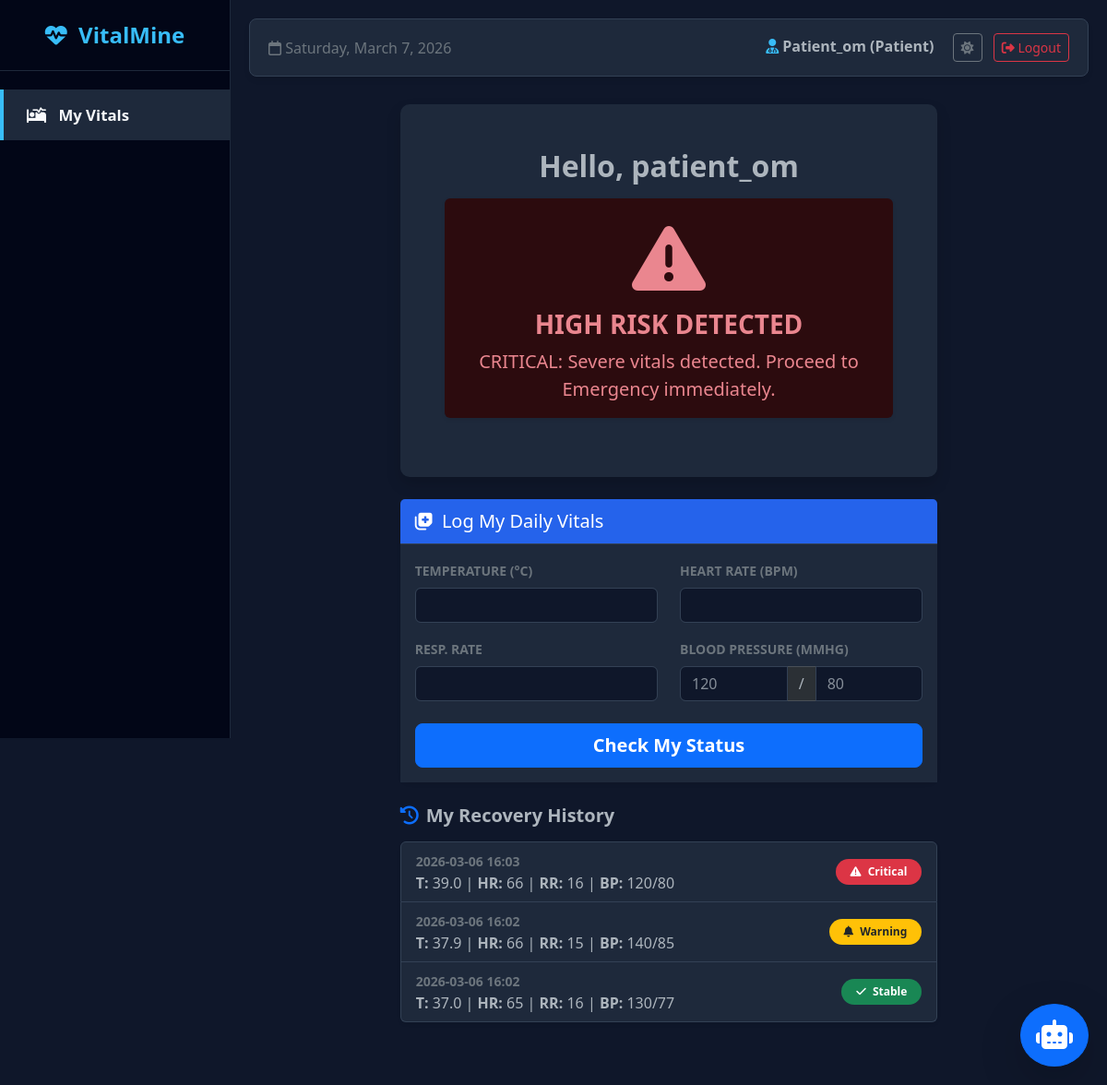
Page /patient_dashboard (signed in) on the earlier database version.
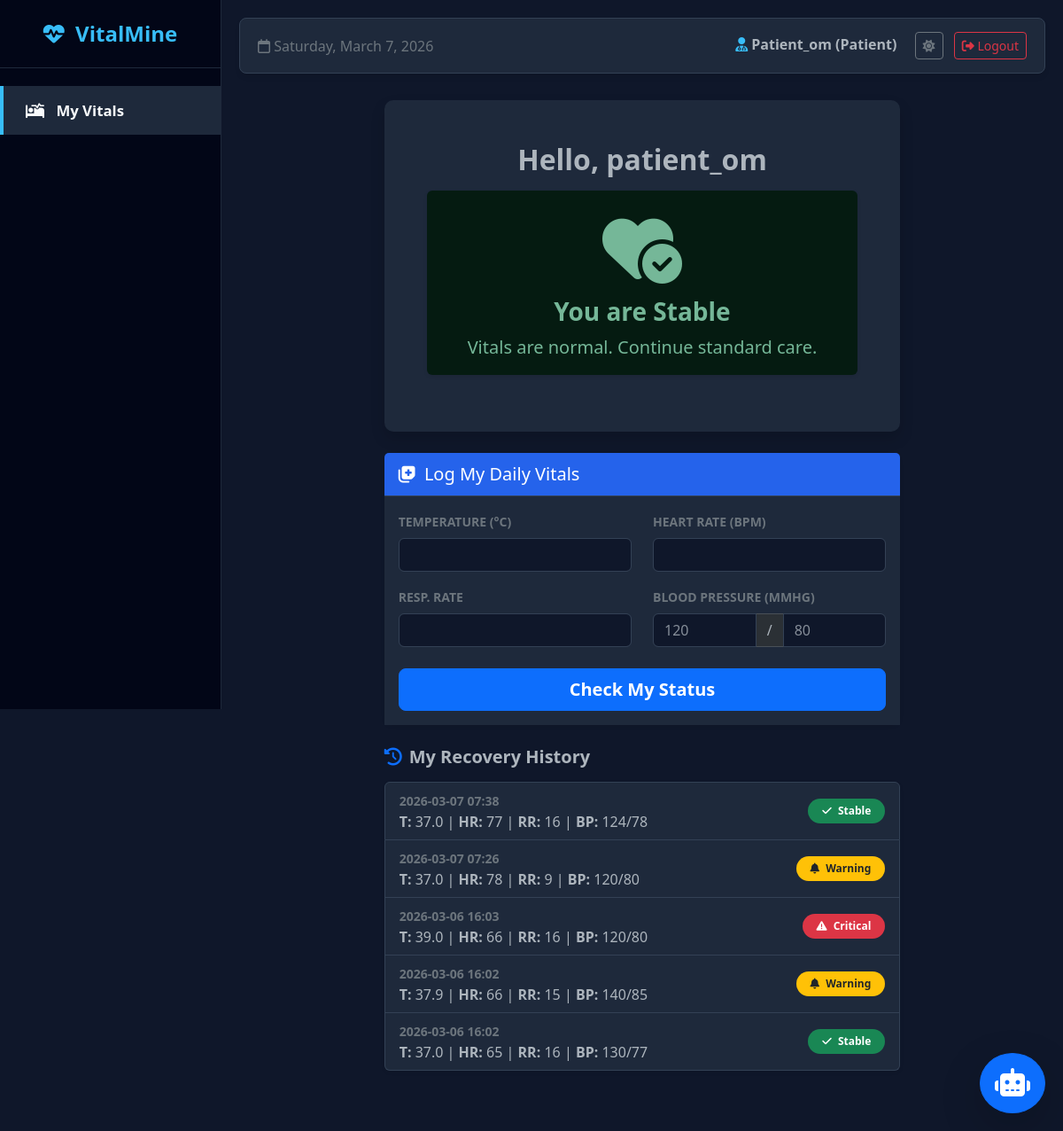
Same page on the later database version.
### models.py (models this page shows)
class User(UserMixin, db.Model):
    id = db.Column(db.Integer, primary_key=True)
    username = db.Column(db.String(100), unique=True, nullable=False)
    email = db.Column(db.String(120), unique=True, nullable=True)
    password = db.Column(db.String(100), nullable=False)
    role = db.Column(db.String(20), nullable=False, default="patient")
    age = db.Column(db.Integer, nullable=True)
    gender = db.Column(db.String(20), nullable=True)
    blood_group = db.Column(db.String(10), nullable=True)
    contact = db.Column(db.String(20), nullable=True)
    emp_id = db.Column(db.String(50), nullable=True)
    department = db.Column(db.String(50), nullable=True)
    entries = db.relationship("Entry", backref="author", lazy=True)

class Entry(db.Model):
    id = db.Column(db.Integer, primary_key=True)
    user_id = db.Column(db.Integer, db.ForeignKey("user.id"), nullable=True)
    name = db.Column(db.String(100), nullable=False)
    temp = db.Column(db.Float, nullable=False)
    hr = db.Column(db.Integer, nullable=False)
    rr = db.Column(db.Integer, nullable=False)
    sys_bp = db.Column(db.Integer, nullable=True)
    dia_bp = db.Column(db.Integer, nullable=True)
    status = db.Column(db.String(20), nullable=False)
    advice = db.Column(db.String(200), nullable=True)
    timestamp = db.Column(db.DateTime, default=datetime.utcnow)

### app.py (the view)
@app.route("/patient_dashboard")
@login_required
def patient_dashboard():
    if current_user.role != "patient":
        return redirect(url_for("home"))
    my_entries = (
        Entry.query.filter_by(user_id=current_user.id)
        .order_by(Entry.timestamp.desc())
        .all()
    )
    current_status = my_entries[0].status if my_entries else "Unknown"
    latest_advice = my_entries[0].advice if my_entries else "No data logged yet."
    return render_template(
        "patient_home.html",
        entries=my_entries,
        status=current_status,
        advice=latest_advice,
    )

### app.py (called while the page is built)
@login_manager.user_loader
def load_user(user_id):
    return db.session.get(User, int(user_id))

### templates/patient_home.html (shortened to what this page needs)
{% extends "base.html" %} {% block content %}
<div class="container mt-4">
  <div class="row mb-4">
    <div class="col-md-8 mx-auto">
      <div
        class="card shadow border-0"
        style="background-color: var(--vm-card-bg)"
      >
        <div class="card-body text-center p-5">
          <h2 class="text-body fw-bold">Hello, {{ current_user.username }}</h2>
          {% if status == 'High' or status == 'Critical' %}
          <div class="alert alert-danger mt-3 shadow-sm border-0">
            <h1 class="display-1">
              <i class="fa-solid fa-triangle-exclamation"></i>
            </h1>
            <h3 class="fw-bold">HIGH RISK DETECTED</h3>
            <p class="lead mb-0">{{ advice }}</p>
          </div>
          {% elif status == 'Stable' %}
          <div class="alert alert-success mt-3 shadow-sm border-0">
            <h1 class="display-1">
              <i class="fa-solid fa-heart-circle-check"></i>
            </h1>
            <h3 class="fw-bold">You are Stable</h3>
            <p class="lead mb-0">{{ advice }}</p>
          </div>
          {% else %}
          <div class="alert alert-secondary mt-3 border-0">
            <h3 class="fw-bold">No Data Logged Today</h3>
            <p class="mb-0">Please log your vitals below.</p>
          </div>
          {% endif %}
        </div>
      </div>
    </div>
  </div>
  <div class="row">
    <div class="col-md-8 mx-auto">
      <div class="card shadow-sm border-0">
        <div
          class="card-header text-white border-0"
          style="background-color: #2563eb !important"
        >
          <h5 class="mb-0 py-1">
            <i class="fa-solid fa-notes-medical me-1"></i> Log My Daily Vitals
          </h5>
        </div>
        <div class="card-body" style="background-color: var(--vm-card-bg)">
          <form method="POST" action="/add_vitals">
            <div class="row">
              <div class="col-6 mb-3">
                <label
                  class="form-label fw-bold text-secondary small text-uppercase"
                  >Temperature (°C)</label
                >
                <input
                  type="number"
                  step="0.1"
                  name="temperature"
                  class="form-control"
                  required
                />
              </div>
              <div class="col-6 mb-3">
                <label
                  class="form-label fw-bold text-secondary small text-uppercase"
                  >Heart Rate (bpm)</label
                >
                <input
                  type="number"
                  name="heart_rate"
                  class="form-control"
                  required
                />
              </div>
            </div>
            <div class="row">
              <div class="col-6 mb-3">
                <label
                  class="form-label fw-bold text-secondary small text-uppercase"
                  >Resp. Rate</label
                >
                <input
                  type="number"
                  name="resp_rate"
                  class="form-control"
                  required
                />
              </div>
              <div class="col-6 mb-3">
                <label
                  class="form-label fw-bold text-secondary small text-uppercase"
                  >Blood Pressure (mmHg)</label
                >
                <div class="input-group">
                  <input
                    type="number"
                    name="sys_bp"
                    class="form-control"
                    placeholder="120"
                    required
                  />
                  <span class="input-group-text">/</span>
                  <input
                    type="number"
                    name="dia_bp"
                    class="form-control"
                    placeholder="80"
                    required
                  />
                </div>
              </div>
            </div>
            <button
              type="submit"
              class="btn btn-primary w-100 btn-lg fw-bold mt-2"
            >
              Check My Status
            </button>
          </form>
        </div>
      </div>
    </div>
  </div>
  <div class="row mt-4 mb-5">
    <div class="col-md-8 mx-auto">
      <h5 class="fw-bold text-body mb-3">
        <i class="fa-solid fa-clock-rotate-left me-2 text-primary"></i>My
        Recovery History
      </h5>
      <div class="list-group shadow-sm">
        {% for entry in entries %}
        <div
          class="list-group-item d-flex justify-content-between align-items-center"
          style="
            background-color: var(--vm-card-bg);
            border-color: var(--vm-card-border);
          "
        >
          <div>
            <small class="text-secondary fw-bold"
              >{{ entry.timestamp.strftime('%Y-%m-%d %H:%M') }}</small
            ><br />
            <span class="text-body">
              <strong>T:</strong> {{ entry.temp }} | <strong>HR:</strong> {{
              entry.hr }} | <strong>RR:</strong> {{ entry.rr }} |
              <strong>BP:</strong> {{ entry.sys_bp }}/{{ entry.dia_bp }}
            </span>
          </div>
          <div>
            {% if entry.status == 'High' or entry.status == 'Critical' %}
            <span
              class="badge bg-danger rounded-pill px-3 py-2"
              style="
                animation: pulse-red 1.5s infinite;
                box-shadow: 0 0 0 0 rgba(220, 53, 69, 0.7);
              "
              ><i class="fa-solid fa-triangle-exclamation me-1"></i>
              Critical</span
            >
            {% elif entry.status == 'Warning' %}
            <span class="badge bg-warning text-dark rounded-pill px-3 py-2"
              ><i class="fa-solid fa-bell me-1"></i> Warning</span
            >
            {% else %}
            <span class="badge bg-success rounded-pill px-3 py-2"
              ><i class="fa-solid fa-check me-1"></i> Stable</span
            >
            {% endif %}
          </div>
        </div>
        {% endfor %}
      </div>
    </div>
  </div>
</div>
<div style="position: fixed; bottom: 20px; right: 20px; z-index: 1000">
  <button
    class="btn btn-primary rounded-circle shadow-lg p-3"
    type="button"
    data-bs-toggle="collapse"
    data-bs-target="#chatBox"
  >
    <i class="fa-solid fa-robot fa-2x"></i>
  </button>
</div>
{% endblock %}

### templates/base.html (shortened to what this page needs)
<!doctype html>
<html lang="en" data-bs-theme="dark">
  <head>
    <link
      href="https://cdn.jsdelivr.net/npm/bootstrap@5.3.0/dist/css/bootstrap.min.css"
      rel="stylesheet"
    />
    <link
      rel="stylesheet"
      href="https://cdnjs.cloudflare.com/ajax/libs/font-awesome/6.4.0/css/all.min.css"
    />
    <link
      rel="stylesheet"
      href="https://cdn.datatables.net/1.13.6/css/dataTables.bootstrap5.min.css"
    />
  </head>
  <body>
    {% if current_user.is_authenticated %}
    <div class="sidebar">
      <div class="brand"><i class="fa-solid fa-heart-pulse"></i> VitalMine</div>
      <ul class="nav flex-column mb-auto mt-2">
         {% if current_user.role == 'patient' %}
        <li class="nav-item mb-1">
          <a
            href="{{ url_for('patient_dashboard') }}"
            class="{% if request.path == '/patient_dashboard' %}active fw-bold{% endif %}"
          >
            <i class="fa-solid fa-bed-pulse"></i> My Vitals
          </a>
        </li>
        {% endif %}
      </ul>
    </div>
    {% endif %}
    <div
      class="main-content"
    >
      {% if current_user.is_authenticated %}
      <div class="top-navbar">
        <div class="text-secondary">
          <i class="fa-regular fa-calendar"></i> <span id="currentDate"></span>
        </div>
        <div>
          <span class="fw-bold me-3 text-body">
            <i
              class="fa-solid fa-user-doctor"
              style="color: var(--vm-accent)"
            ></i>
            {{ current_user.username | capitalize }} ({{ current_user.role |
            capitalize }})
          </span>
          <button
            id="theme-toggle"
            class="btn btn-sm btn-outline-secondary me-2"
          >
            <i id="theme-icon" class="fa-solid fa-moon"></i>
          </button>
          <a
            href="{{ url_for('logout') }}"
            class="btn btn-sm btn-outline-danger"
            ><i class="fa-solid fa-right-from-bracket"></i> Logout</a
          >
        </div>
      </div>
      {% endif %}  {% block content %}{% endblock %}
    </div>
  </body>
</html>

### templates/base.html (style rules this page uses)
:root { --vm-bg: #f4f7f6; --vm-sidebar-bg: #1d2b36; --vm-sidebar-border: #2c3e50; --vm-card-bg: #ffffff; --vm-card-border: #e3e6f0; --vm-text-main: #5a5c69; --vm-text-muted: #858796; --vm-topbar-bg: #ffffff; --vm-grid-line: #e9ecef; --vm-organ-base: #e9ecef; --vm-organ-stroke: #ced4da; --vm-accent: #4db8ff; }
[data-bs-theme="dark"] { --vm-bg: #0f172a; --vm-sidebar-bg: #020617; --vm-sidebar-border: #1e293b; --vm-card-bg: #1e293b; --vm-card-border: #334155; --vm-text-main: #e2e8f0; --vm-text-muted: #94a3b8; --vm-topbar-bg: #1e293b; --vm-grid-line: #1e293b; --vm-organ-base: #334155; --vm-organ-stroke: #475569; --vm-accent: #38bdf8; }
body { background-color: var(--vm-bg); font-family: "Segoe UI", Tahoma, Geneva, Verdana, sans-serif; overflow-x: hidden; color: var(--vm-text-main); transition: background-color 0.3s, color 0.3s; }
.sidebar { height: 100vh; width: 250px; position: fixed; top: 0; left: 0; background-color: var(--vm-sidebar-bg); padding-top: 20px; border-right: 1px solid var(--vm-sidebar-border); z-index: 1000; transition: background-color 0.3s; }
.sidebar .brand { font-size: 1.5rem; font-weight: bold; text-align: center; padding-bottom: 20px; border-bottom: 1px solid var(--vm-sidebar-border); margin-bottom: 20px; color: var(--vm-accent); }
.sidebar a { padding: 15px 25px; text-decoration: none; font-size: 1.05rem; color: #94a3b8; display: block; transition: 0.3s; }
.sidebar a:hover, .sidebar a.active { color: #f8fafc; background-color: var(--vm-sidebar-border); border-left: 4px solid var(--vm-accent); }
.sidebar i { margin-right: 10px; width: 20px; text-align: center; }
.main-content { margin-left: 250px; padding: 20px; min-height: 100vh; }
.top-navbar { background-color: var(--vm-topbar-bg); border-radius: 8px; padding: 15px 20px; border: 1px solid var(--vm-card-border); box-shadow: 0 4px 6px -1px rgba(0, 0, 0, 0.1); margin-bottom: 30px; display: flex; justify-content: space-between; align-items: center; transition: background-color 0.3s; }
.card { background-color: var(--vm-card-bg); border: 1px solid var(--vm-card-border); box-shadow: 0 4px 6px -1px rgba(0, 0, 0, 0.1); border-radius: 10px; transition: background-color 0.3s; }
.card-header { background-color: rgba(0, 0, 0, 0.05) !important; border-bottom: 1px solid var(--vm-card-border) !important; }
.form-control { background-color: var(--vm-bg); border: 1px solid var(--vm-card-border); color: var(--vm-text-main); }

Differences in the rows shown:
added Entry: advice "Vitals are normal. Continue standard care.", timestamp "2026-03-07 07:38", temp "37.0", hr "77", rr "16", sys_bp "124", dia_bp "78", status "Stable" (drawn)
added Entry: timestamp "2026-03-07 07:26", temp "37.0", hr "78", rr "9", sys_bp "120", dia_bp "80", status "Warning" (drawn)
shown differently, row unchanged: Entry (number 3 of 5 on the later page): advice "CRITICAL: Severe vitals detected. Proceed to Emergency immediately." → (not shown)
Other differences:
text no longer shown: "HIGH RISK DETECTED"
text now shown: "You are Stable"
